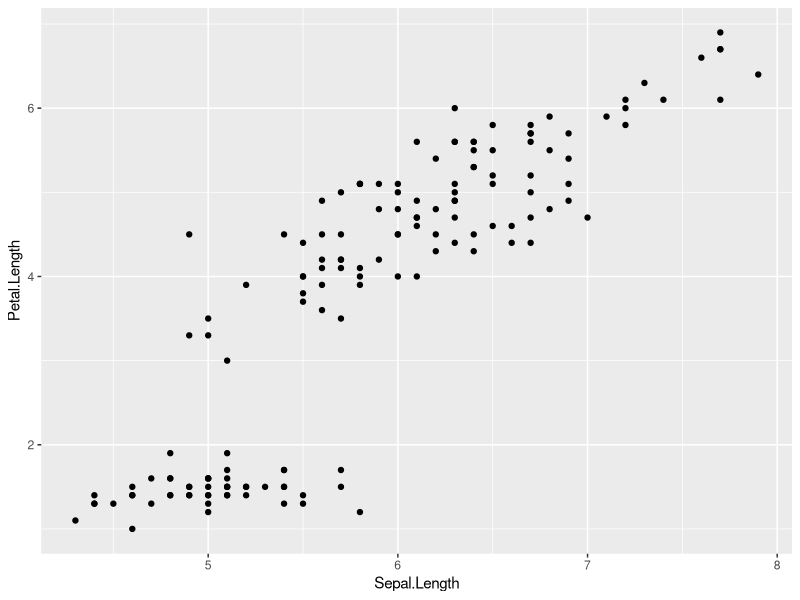
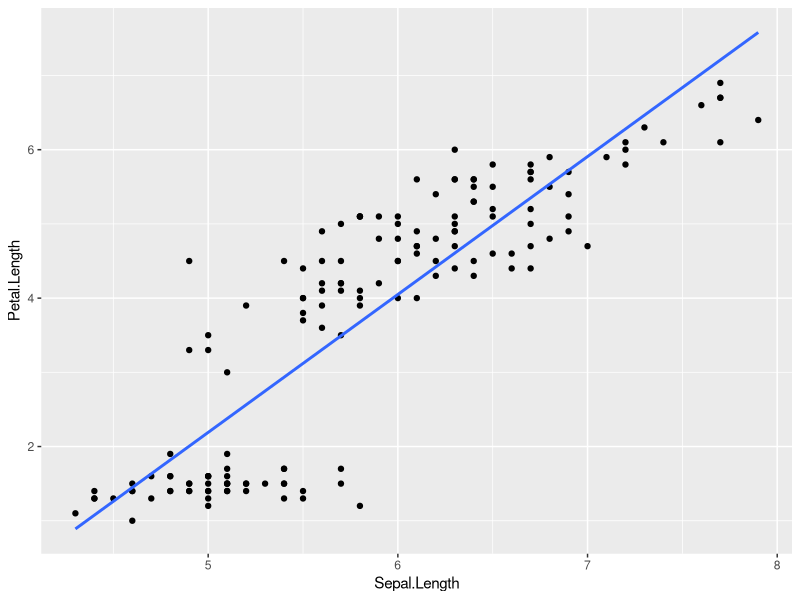
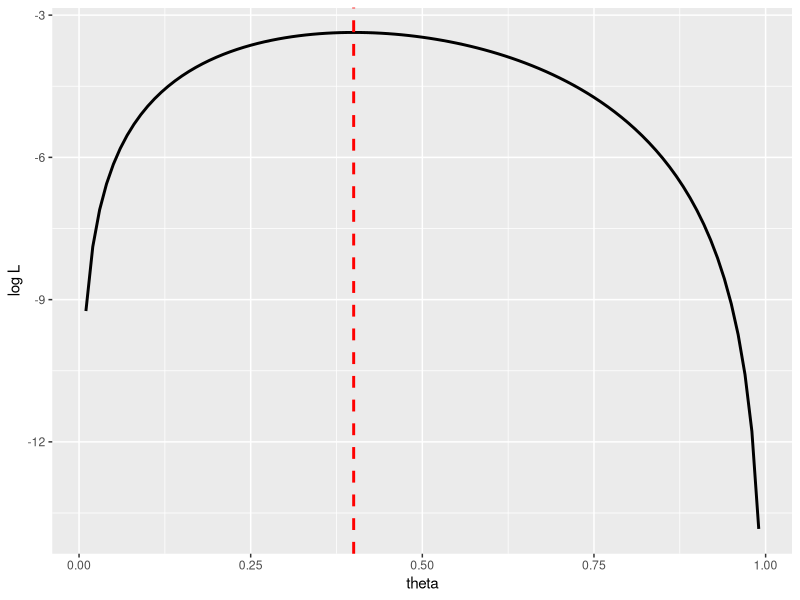

These charts were generated, in order, by the following R code:
## ---- chunk 1
knitr::opts_chunk$set(echo = TRUE)
library(ggplot2)
set.seed(1)
## ---- chunk 2
p = ggplot2::ggplot() + 
  ggplot2::geom_point(data = iris, aes(x = Sepal.Length, y = Petal.Length))
p
## ---- chunk 3
result = lm(data = iris, Petal.Length ~ 1 + Sepal.Length) 
## ---- chunk 4
summary(result)
## ---- chunk 5
p = ggplot2::ggplot() + 
  ggplot2::geom_point(data = iris, aes(x = Sepal.Length, y = Petal.Length)) +
  ggplot2::geom_smooth(data = iris, aes(x = Sepal.Length, y = Petal.Length), formula = y~x, method = "lm", se = FALSE)
p

## ---- chunk 6

D = c(1, 0, 1, 0, 0) #観測データのベクトル：1=表、0=裏とする

#対数尤度を求める関数
LogLikelihood = function(x){
  return(function(theta){
    L = 1
    for(i in 1:length(x)){
      L = L * theta^(x[i]) * (1-theta)^(1-x[i])
    }
    return(log(L))
  })
}

#optimize関数で、対数尤度が最も高くなるパラメータthetaを推定する
result_mlm = optimize(f = LogLikelihood(D), c(0, 1), maximum=TRUE) 

result_mlm

## ---- chunk 7

#図示する
theta = seq(0.01,0.99,0.01)
logL = log(theta)+log(1-theta)+log(theta)+log(1-theta) + log(1-theta)

data_mlm = data.frame(x=theta, y=logL)

ggplot2::ggplot() +
  ggplot2::geom_line(data=data_mlm, aes(x=x, y= y), size=1) + 
  ggplot2::geom_vline(xintercept = result_mlm$maximum, linetype="dashed", colour="red", size=1) +
  ggplot2::labs(x ="theta", y= "log L") 

## ---- chunk 8
head(trees)
## ---- chunk 9

summary(lm(data = trees, Height ~ 1 + Girth))
## ---- chunk 10

summary(lm(data = trees, Height ~ 1 + Volume))
